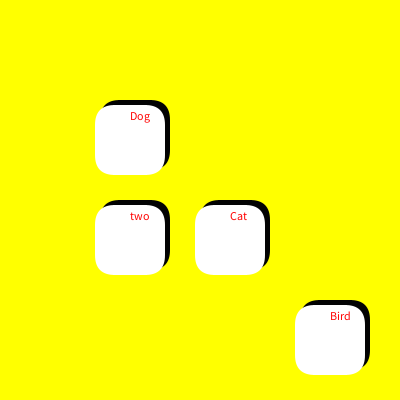
Frame 1 (no input)
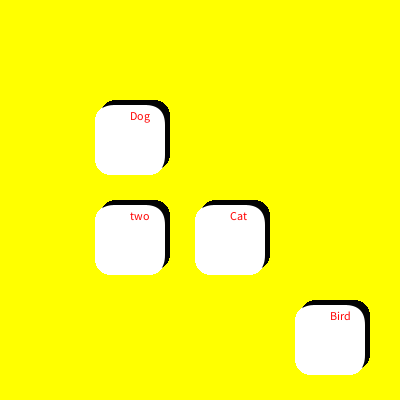
Frame 60 (the mouse pressed at the canvas centre just before this capture)
Frame 120 (the mouse held since frame 60 and released just before this capture): identical to frame 60, image omitted

The Processing sketch that drew these frames (run headless with seeded random() and noise(); from frame 60 on, the mouse is pressed at the canvas centre):

// Processing sketch: Buttons
// ── Buttons.pde
void setup(){
size(400,400);
background(255,255,0);


int value = 0;
}
void draw(){
 
if (mousePressed == true){
  fill(255,255,0);
} else {
  fill(0);
}
button("two",100,200,70,70);
button("Dog",100,100,70,70);
button("Cat",200,200,70,70);
button("Bird", 300,300,70,70);

}
void button(String bText,int x, int y,int w,int l){
  noStroke();
  fill(#030303);
 
rect(x,y,w,l,20);
fill(255,255,255);
rect(x-5,y+5,w,l,20);
fill(#FF0303);
text(bText,x+30,y+20);



}
